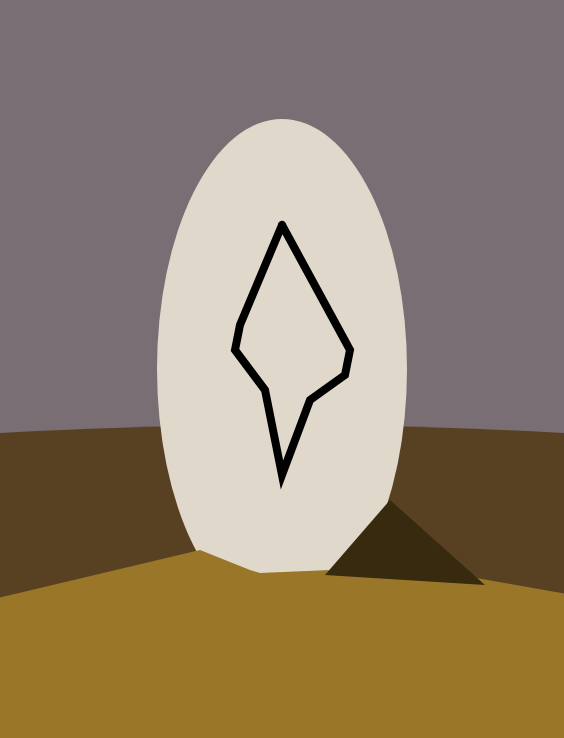
Frame 1 (no input)
Frame 60 (no input): identical to frame 1, image omitted
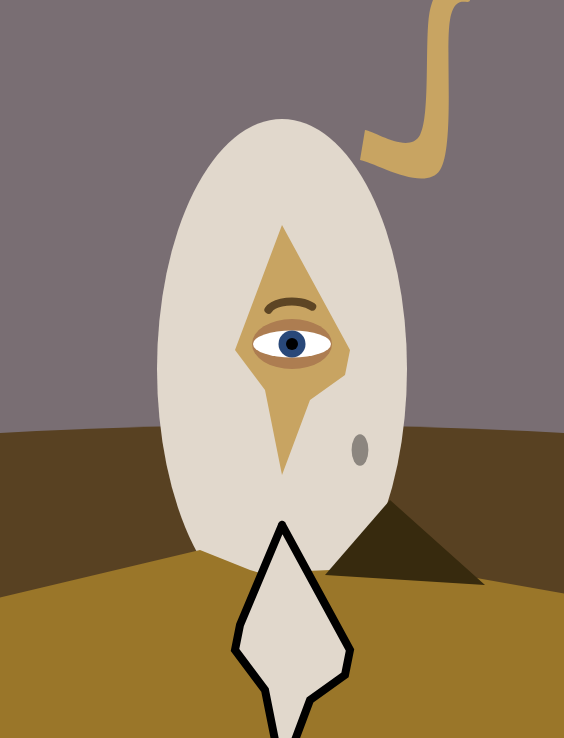
Frame 120 (the mouse pressed at the canvas centre since frame 60)

The p5.js sketch that drew these frames (run headless with seeded random() and noise() and a simulated clock; from frame 60 on, the mouse is pressed at the canvas centre):

// p5.js sketch
// ── sketch.js
// Nick Tyra
// Lab 3 - Surrealism
// CPE 123
// Professor Workman

var animate = false
var yMove = 0
var holeScale = 0

function setup() 
{
   createCanvas(564, 738)
}

function mousePressed()
{
   if (mouseX > 235 && mouseX < 345 && mouseY > 225 && mouseY < 475)
   {
      animate = true
   }
}

function drawBackground()
{
   background("#352914")
   noStroke()
   fill("#796E73")
   rect(0, 0, width, height)

   fill("#584122")
   ellipse(width / 2, 5425, 10000)
}

function drawEggman(xEgg, yEgg, wEgg, hEgg)
{
   noStroke()
   fill("#E1D8CC")
   ellipse(xEgg, yEgg, wEgg, hEgg)

   noStroke()
   fill("#C8A462")
   beginShape()
      vertex(width / 2, 225)
      vertex(350, 350)
      vertex(345, 375)
      vertex(310, 400)
      vertex(width / 2, 475)
      vertex(265, 390)
      vertex(235, 350)
      vertex(235, 350)
      vertex(235, 350)
   endShape()

   noStroke()
   fill("#AD7D51")
   ellipse((width / 2) + 10, (height / 2) - 25, 80, 50)
   fill("#FFFFFF")
   ellipse((width / 2) + 10, (height / 2) - 25, 78, 27)
   fill("#294879")
   ellipse((width / 2) + 10, (height / 2) - 25, 27, 27)
   fill("#000000")
   ellipse((width / 2) + 10, (height / 2) - 25, 12, 12)

   stroke("#5D4524")
   strokeWeight(8)
   noFill()
   arc((width / 2) + 10, (height / 2) - 55, 50, 25, radians(190), radians(340))
}

function drawGrass()
{
   noStroke()
   fill("#9A7629")
   beginShape()
      vertex(-10, 600)           //1
      vertex(200, 550)           //2
      vertex(250, 570)           //3
      vertex(260, 573)           //4
      vertex(330, 570)           //5
      vertex(350, 575)           //6
      vertex(375, 560)           //7
      vertex(600, 600)           //8
      vertex(width, height)      //9
      vertex(0, height)          //10
   endShape()

   fill("#372A0E")
   noStroke()
   triangle(390, 500, 485, 585, 325, 575)
}

function drawArmHole(scaleArmHole)
{
   push()
      translate(360, 450)
      scale(scaleArmHole)
      fill("#8C867F")
      ellipse(0, 0, 40, 75)
   pop()
}

function drawAnims(xAnim, yAnim, scaleAnim)
{
   push()
      translate(xAnim, yAnim)
      scale(scaleAnim)

      stroke("#000000")
      fill("#E1D8CC")
      beginShape()
         vertex(width / 2, 225)
         vertex(350, 350)
         vertex(345, 375)
         vertex(310, 400)
         vertex(width / 2, 475)
         vertex(265, 390)
         vertex(235, 350)
         vertex(235, 350)
         vertex(235, 350)
         vertex(240, 325)
         vertex(width / 2, 225)
      endShape()

      stroke("#000000")
      fill("#C8A462")

      push()
         translate(0, -610)
         noStroke()
         beginShape()
            curveVertex(365, 440)
            curveVertex(365, 440)
            curveVertex(420, 445)
            curveVertex(430, 320)
            curveVertex(455, 290)
            curveVertex(470, 310)
            curveVertex(450, 330)
            curveVertex(440, 480)
            curveVertex(360, 470)
            curveVertex(360, 470)
         endShape()

         stroke("#000000")
         strokeWeight(4)
         line(450, 200, 450, 308)

         noStroke()
         fill("#A24D23")
         ellipse(450, 200, 75)
      pop()
}

function draw()
{
   if (animate && yMove < 600)
   {
      yMove += 5
      holeScale += 0.007
   }
   
   drawBackground()
   drawEggman(width / 2, height / 2, 250, 500)
   drawGrass()
   drawArmHole(holeScale)
   drawAnims(0, yMove, 1)
}

// ── Lab3.html
<html>
<HEAD>
   <TITLE>CPE 123 - Computational Art</TITLE>
</HEAD>

<body bgcolor = 333388 text = FFFFFF link = ffaa00 vlink = ffaa00 aLink = ffaa00> 
   <font size=2 face="Arial,Helvetica">
   <h2>
   <p>
      Computational Art<br>
      Lab3: Surrealism
   </p>
   
   <p>
      My reference art:
   </p>

   <img src="eggman.jpg" alt="reference art" height="738" width="564">

   <p>
      My Scene: For a surprise, click on the crack in the egg!
   </p>
   
   <script language="javascript" type="text/javascript" src="libraries/p5.js"></script>
   <script language="javascript" type="text/javascript" src="lab3.js"></script>

   <style> body {padding: 0; margin: 20;} </style>
</body>
</html>
// ── lab3.js
// Nick Tyra
// Lab 3 - Surrealism
// CPE 123
// Professor Workman

var animate = false
var yMove = 0
var holeScale = 0

function setup() 
{
   createCanvas(564, 738)
}

function mousePressed()
{
   if (mouseX > 235 && mouseX < 345 && mouseY > 225 && mouseY < 475)
   {
      animate = true
   }
}

function drawBackground()
{
   background("#352914")
   noStroke()
   fill("#796E73")
   rect(0, 0, width, height)

   fill("#584122")
   ellipse(width / 2, 5425, 10000)
}

function drawEggman(xEgg, yEgg, wEgg, hEgg)
{
   noStroke()
   fill("#E1D8CC")
   ellipse(xEgg, yEgg, wEgg, hEgg)

   noStroke()
   fill("#C8A462")
   beginShape()
      vertex(width / 2, 225)
      vertex(350, 350)
      vertex(345, 375)
      vertex(310, 400)
      vertex(width / 2, 475)
      vertex(265, 390)
      vertex(235, 350)
      vertex(235, 350)
      vertex(235, 350)
   endShape()

   noStroke()
   fill("#AD7D51")
   ellipse((width / 2) + 10, (height / 2) - 25, 80, 50)
   fill("#FFFFFF")
   ellipse((width / 2) + 10, (height / 2) - 25, 78, 27)
   fill("#294879")
   ellipse((width / 2) + 10, (height / 2) - 25, 27, 27)
   fill("#000000")
   ellipse((width / 2) + 10, (height / 2) - 25, 12, 12)

   stroke("#5D4524")
   strokeWeight(8)
   noFill()
   arc((width / 2) + 10, (height / 2) - 55, 50, 25, radians(190), radians(340))
}

function drawGrass()
{
   noStroke()
   fill("#9A7629")
   beginShape()
      vertex(-10, 600)           //1
      vertex(200, 550)           //2
      vertex(250, 570)           //3
      vertex(260, 573)           //4
      vertex(330, 570)           //5
      vertex(350, 575)           //6
      vertex(375, 560)           //7
      vertex(600, 600)           //8
      vertex(width, height)      //9
      vertex(0, height)          //10
   endShape()

   fill("#372A0E")
   noStroke()
   triangle(390, 500, 485, 585, 325, 575)
}

function drawArmHole(scaleArmHole)
{
   push()
      translate(360, 450)
      scale(scaleArmHole)
      fill("#8C867F")
      ellipse(0, 0, 40, 75)
   pop()
}

function drawAnims(xAnim, yAnim, scaleAnim)
{
   push()
      translate(xAnim, yAnim)
      scale(scaleAnim)

      stroke("#000000")
      fill("#E1D8CC")
      beginShape()
         vertex(width / 2, 225)
         vertex(350, 350)
         vertex(345, 375)
         vertex(310, 400)
         vertex(width / 2, 475)
         vertex(265, 390)
         vertex(235, 350)
         vertex(235, 350)
         vertex(235, 350)
         vertex(240, 325)
         vertex(width / 2, 225)
      endShape()

      stroke("#000000")
      fill("#C8A462")

      push()
         translate(0, -610)
         noStroke()
         beginShape()
            curveVertex(365, 440)
            curveVertex(365, 440)
            curveVertex(420, 445)
            curveVertex(430, 320)
            curveVertex(455, 290)
            curveVertex(470, 310)
            curveVertex(450, 330)
            curveVertex(440, 480)
            curveVertex(360, 470)
            curveVertex(360, 470)
         endShape()

         stroke("#000000")
         strokeWeight(4)
         line(450, 200, 450, 308)

         noStroke()
         fill("#A24D23")
         ellipse(450, 200, 75)
      pop()
}

function draw()
{
   if (animate && yMove < 600)
   {
      yMove += 5
      holeScale += 0.007
   }
   
   drawBackground()
   drawEggman(width / 2, height / 2, 250, 500)
   drawGrass()
   drawArmHole(holeScale)
   drawAnims(0, yMove, 1)
}
